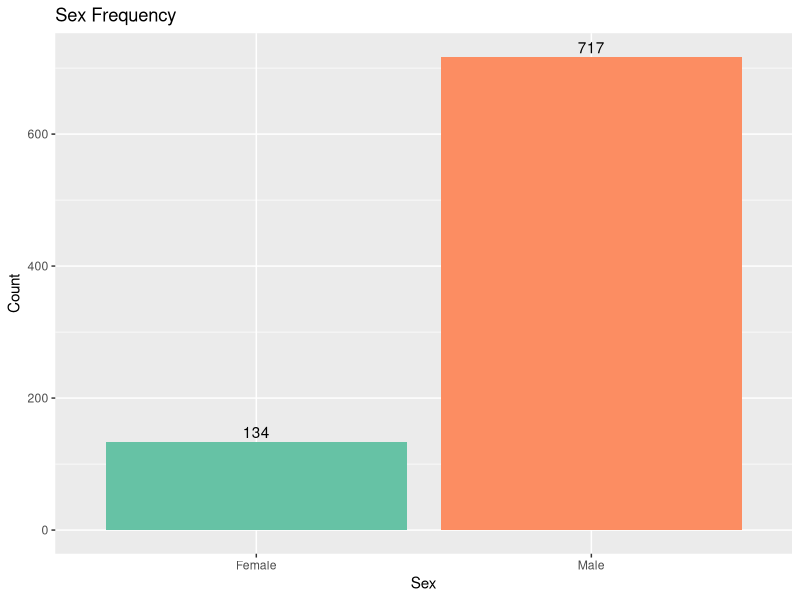
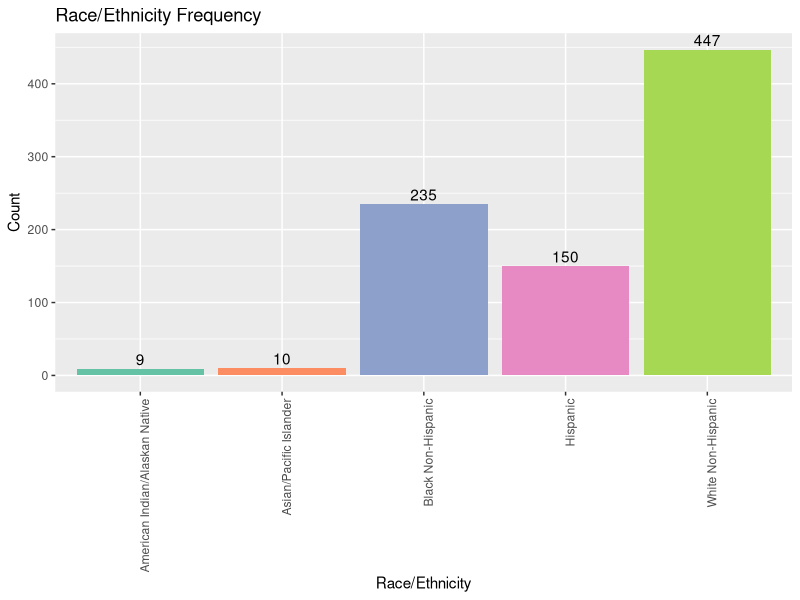
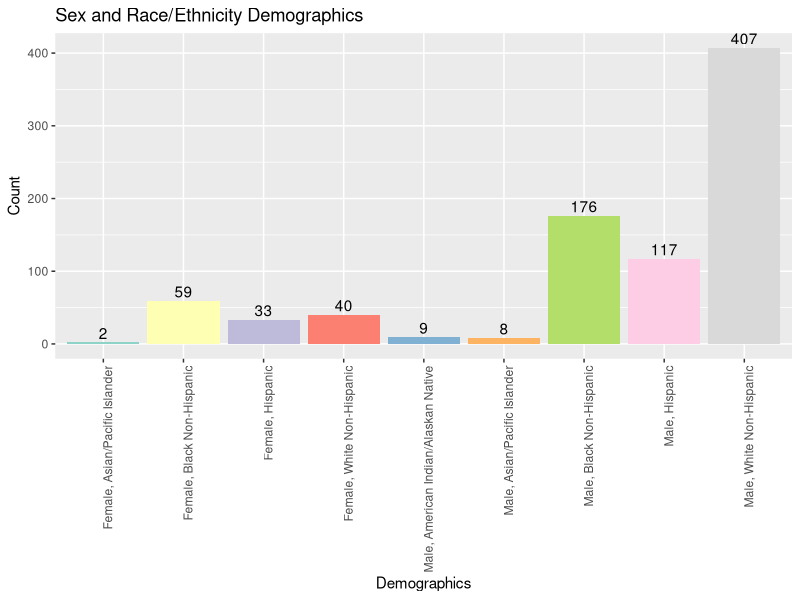
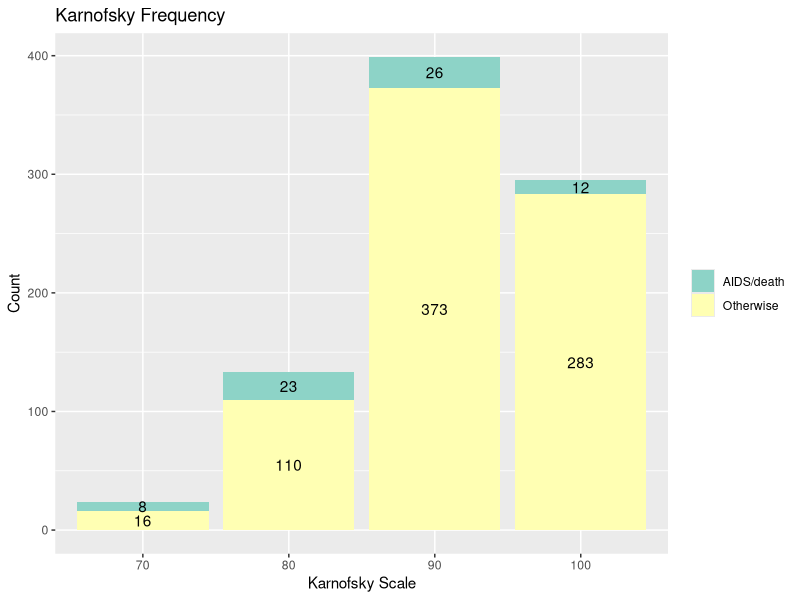
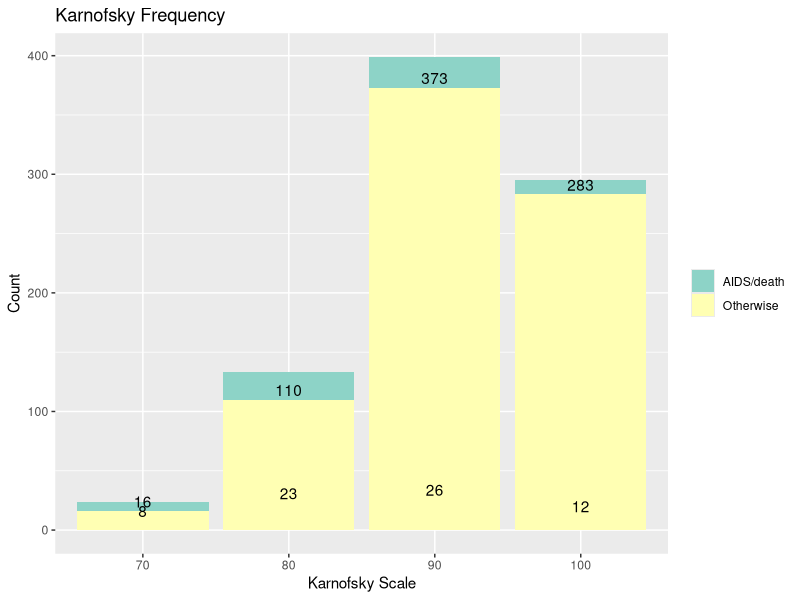
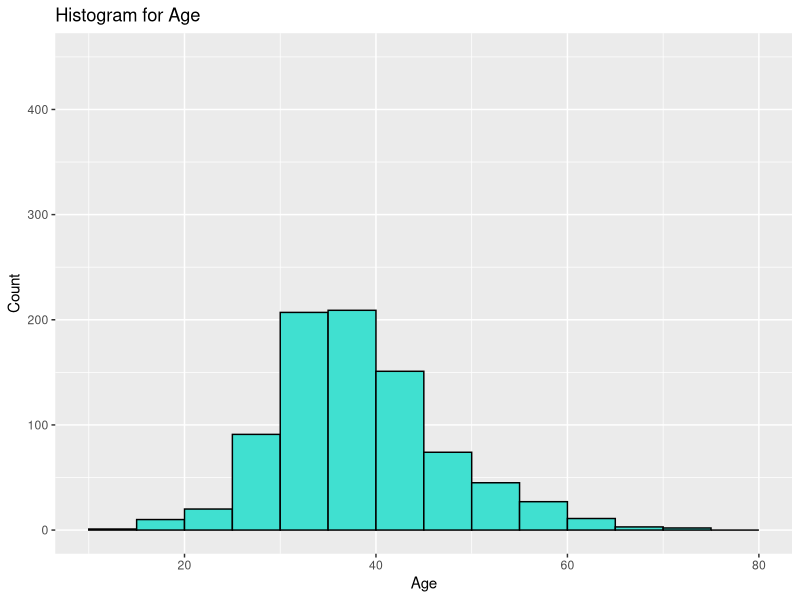
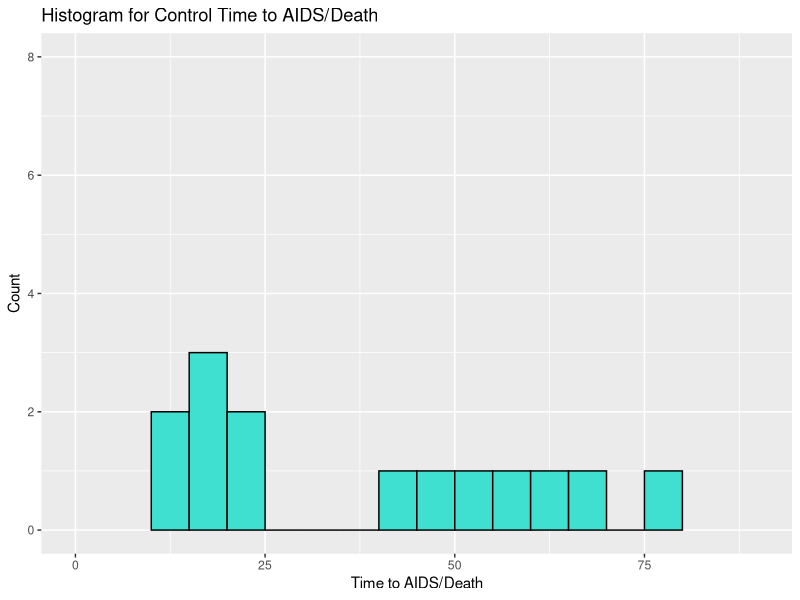
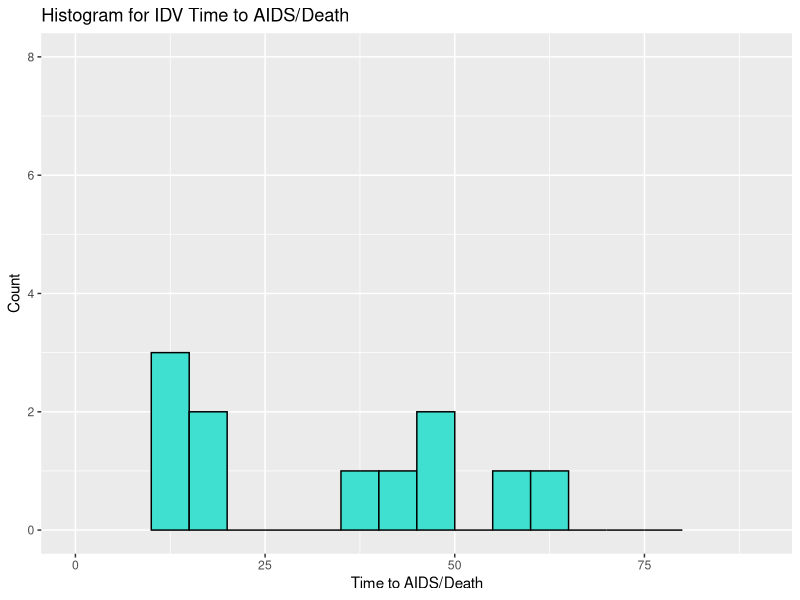

Write the R code that produced these figures, in order.
## ---- chunk 1
knitr::opts_chunk$set(echo = TRUE)
aids <- read.csv("AIDSdata.csv")
library(tidyverse)
library(ggplot2)
library(plyr)
## ---- chunk 2
#Changing data from numerical to text
aids$censor_text <- NA
aids$censor_d_text <- NA
aids$txgrp_text <- NA
aids$strat2_text <- NA
aids$sex_text <- NA
aids$raceth_text <- NA
aids$ivdrug_text <- NA
aids$hemophil_text <- NA

#Adding a new column in dataframe for combined sex/raceth demographics.

aids$demo <- NA
aids$demo_text <- NA
## ---- chunk 3
for (elt in 1:length(aids$id)) {
  s = toString(aids$sex[elt])
  r = toString(aids$raceth[elt])
  aids$demo[elt] <- as.numeric(paste (s, r, sep=''))
  
  if (aids$censor[elt] == 1) {
    aids$censor_text[elt] <- 'AIDS/death'
  } else {
    aids$censor_text[elt] <- 'Otherwise'
  }
  
  if (aids$censor_d[elt] == 1) {
    aids$censor_d_text[elt] <- 'Death'
  } else {
    aids$censor_d_text[elt] <- 'Otherwise'
  }
  
  if (aids$txgrp[elt] == 1) {
    aids$txgrp_text[elt] <- 'Placebo'
  } else {
    aids$txgrp_text[elt] <- 'IDV'
  }
  
  if (aids$strat2[elt] == 1) {
    aids$strat2_text[elt] <- 'CD4 <= 50'
  } else {
    aids$strat2_text[elt] <- 'CD4 > 50'
  }
  
  if (aids$sex[elt] == 1) {
    aids$sex_text[elt] <- 'Male'
  } else {
    aids$sex_text[elt] <- 'Female'
  }
  
  if (aids$raceth[elt] == 1) {
    aids$raceth_text[elt] <- 'White Non-Hispanic'
  } else if (aids$raceth[elt] == 2) {
    aids$raceth_text[elt] <- 'Black Non-Hispanic'
  } else if (aids$raceth[elt] == 3) {
    aids$raceth_text[elt] <- 'Hispanic'
  } else if (aids$raceth[elt] == 4) {
    aids$raceth_text[elt] <- 'Asian/Pacific Islander'
  } else if (aids$raceth[elt] == 5) {
    aids$raceth_text[elt] <- 'American Indian/Alaskan Native'
  } else if (aids$raceth[elt] == 6) {
    aids$raceth_text[elt] <- 'Other/Unknown'
  }
  
  if (aids$ivdrug[elt] == 1) {
    aids$ivdrug_text[elt] <- 'Never'
  } else if (aids$ivdrug[elt] == 2) {
    aids$ivdrug_text[elt] <- 'Currently'
  } else if (aids$ivdrug[elt] == 3) {
    aids$ivdrug_text[elt] <- 'Previously'
  }
  
  if (aids$hemophil[elt] == 1) {
    aids$hemophil_text[elt] <- 'Yes'
  } else if (aids$hemophil[elt] == 0) {
    aids$hemophil_text[elt] <- 'No'
  }
  
  aids$demo_text[elt] <- (paste (aids$sex_text[elt], aids$raceth_text[elt], sep=', '))
}
## ---- chunk 4
dfTab <- as.data.frame(table(aids$sex_text))
colnames(dfTab)[1] <- "n"
dfTab$lab <- as.character(100 * dfTab$Freq / sum(dfTab$Freq))

ggplot(aids, aes(x=sex_text, fill=sex_text)) + geom_bar( ) +
  scale_fill_brewer(palette = "Set2") + labs(title = 'Sex Frequency', x = "Sex", y = "Count") + theme(legend.position = "none") + geom_text(data=dfTab, aes(n, Freq, label = Freq), vjust=-0.3, inherit.aes = FALSE)

chisq.test(table(aids$sex_text))
## ---- chunk 5
dfTab <- as.data.frame(table(aids$raceth_text))
colnames(dfTab)[1] <- "n"
dfTab$lab <- as.character(100 * dfTab$Freq / sum(dfTab$Freq))

ggplot(aids, aes(x=raceth_text, fill=raceth_text)) + geom_bar( ) +
  scale_fill_brewer(palette = "Set2") + labs(title = 'Race/Ethnicity Frequency', x = "Race/Ethnicity", y = "Count") +  theme(legend.position = "none") + theme(axis.text.x = element_text(angle = 90, hjust = 1)) + geom_text(data=dfTab, aes(n, Freq, label = Freq), vjust=-0.3, inherit.aes = FALSE)

chisq.test(table(aids$raceth_text))
## ---- chunk 6
dfTab <- as.data.frame(table(aids$demo_text))
colnames(dfTab)[1] <- "n"
dfTab$lab <- as.character(100 * dfTab$Freq / sum(dfTab$Freq))

ggplot(aids, aes(x=demo_text, fill=demo_text)) + geom_bar( ) +
  scale_fill_brewer(palette = "Set3") + labs(title = 'Sex and Race/Ethnicity Demographics', x = "Demographics", y = "Count") + theme(axis.text.x = element_text(angle = 90, hjust = 1)) + theme(legend.position = "none") + geom_text(data=dfTab, aes(n, Freq, label = Freq), vjust=-0.3, inherit.aes = FALSE)

chisq.test(table(aids$demo_text))
## ---- chunk 7
dfTab <- as.data.frame(table(aids$karnof, aids$censor_text))
colnames(dfTab)[1] <- "n"
colnames(dfTab)[2] <- "censor_text"
dfTab$lab <- as.character(100 * dfTab$Freq / sum(dfTab$Freq))

ggplot(dfTab, aes(x=n, y=Freq, fill=censor_text)) + geom_bar(stat='identity') +
  scale_fill_brewer(palette = "Set3") + labs(title = 'Karnofsky Frequency', x = "Karnofsky Scale", y = "Count") +  theme(legend.position = "right") +  theme(legend.title=element_blank()) + geom_text(aes(x=dfTab$n, y=dfTab$Freq, label=dfTab$Freq), position = position_stack(vjust = 0.5))

chisq.test(aids$censor_text, aids$karnof)
## ---- chunk 8
ggplot(dfTab, aes(x=n, y=Freq, fill=censor_text)) + geom_bar(stat='identity') +
  scale_fill_brewer(palette = "Set3") + labs(title = 'Karnofsky Frequency', x = "Karnofsky Scale", y = "Count") +  theme(legend.position = "right") +  theme(legend.title=element_blank()) + geom_text(aes(x=dfTab$n, y=dfTab$Freq, label=dfTab$Freq), vjust=-0.3)
## ---- chunk 9
ggplot(aids, aes(x=age)) + geom_histogram(breaks=seq(10, 80, by=5), col='black', fill='turquoise') + 
  labs(title="Histogram for Age", x="Age", y="Count") + 
  xlim(c(10,80)) + ylim(c(0,450))
## ---- chunk 10
ggplot(aids %>% filter(txgrp == 1 & censor == 1), aes(x=time)) + geom_histogram(breaks=seq(10, 80, by=5), col='black', fill='turquoise') + 
  labs(title="Histogram for Control Time to AIDS/Death", x="Time to AIDS/Death", y="Count") + 
  xlim(c(0,90)) + ylim(c(0,8))

ggplot(aids %>% filter(txgrp == 2 & censor == 1), aes(x=time)) + geom_histogram(breaks=seq(10, 80, by=5), col='black', fill='turquoise') + 
  labs(title="Histogram for IDV Time to AIDS/Death", x="Time to AIDS/Death", y="Count") + 
  xlim(c(0,90)) + ylim(c(0,8))
## ---- chunk 11
table(aids$txgrp_text, aids$strat2_text)
chisq.test(aids$txgrp_text, aids$strat2_text)
## ---- chunk 12
table(aids$censor_text, aids$strat2_text)
chisq.test(aids$censor_text, aids$strat2_text)
## ---- chunk 13
table(aids$censor_text, aids$txgrp_text)
chisq.test(aids$censor_text, aids$txgrp_text)
## ---- chunk 14
table(aids$censor_d_text, aids$txgrp_text)
chisq.test(aids$censor_d_text, aids$txgrp_text)
## ---- chunk 15
table(aids$censor_text, aids$ivdrug_text)
chisq.test(aids$censor_text, aids$ivdrug_text)
## ---- chunk 16
table(aids$censor_text, aids$hemophil_text)
chisq.test(aids$censor_text, aids$hemophil_text)
